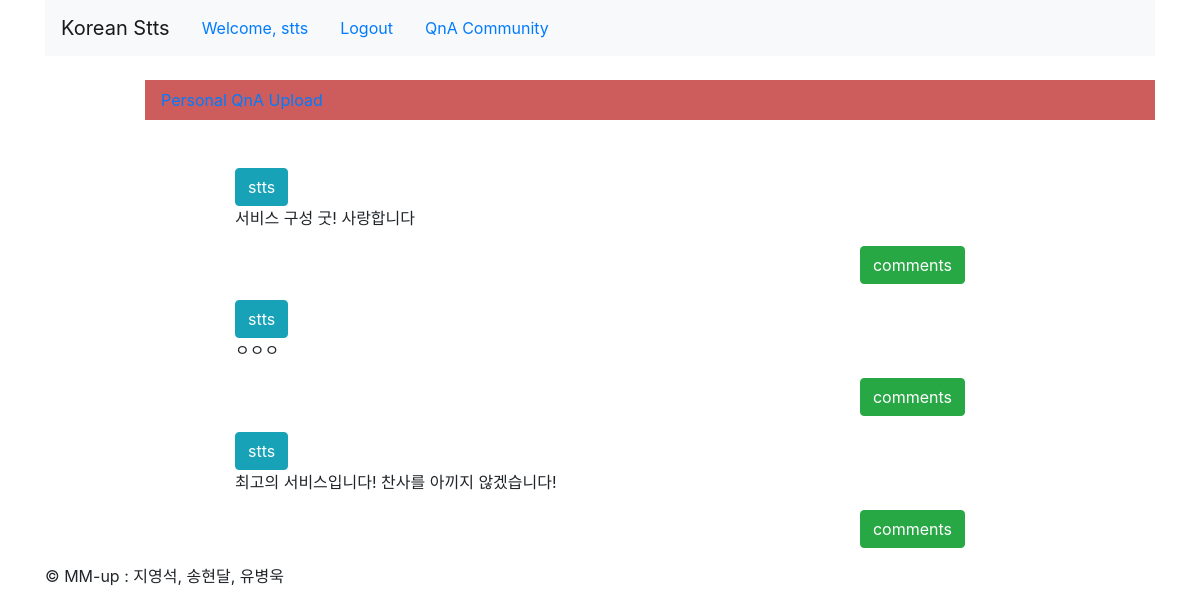
Before: /QnA/myqna/ (signed in) with the older database file.
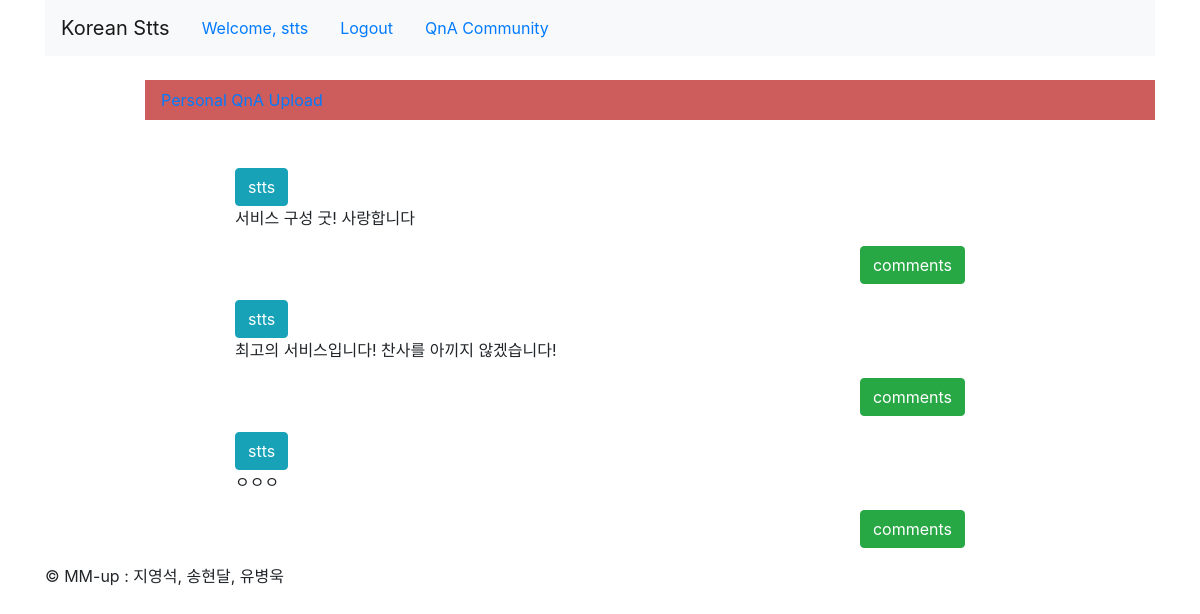
After: the same page with the newer database file.
### QnA/models.py (models this page shows, shortened)
class QuestionAndAnswer(models.Model):
    author = models.ForeignKey(User, on_delete=models.CASCADE, related_name="user_author")
    title = models.CharField(max_length=100)
    text = models.TextField()
    hit = models.PositiveIntegerField(default=0)
    created = models.DateTimeField(auto_now_add=True)
    updated = models.DateTimeField(auto_now=True)
    class Meta:
        ordering = ['-updated']

### QnA/views.py (the view)
# urls.py: path('myqna/', MyQnA, name="QnA_myqna"),
def MyQnA(request):
    curr_user = request.user
    curr_user_name = curr_user.id
    MyQnAs = QuestionAndAnswer.objects.filter(author=curr_user_name).order_by("-hit")
    return render(request, "QnA/myqna.html", {"MyQnAs" : MyQnAs})

### QnA/templates/QnA/myqna.html (shortened to what this page needs)
{% extends 'base.html' %}
{% block content %}
    <br />
    <a href="{% url 'QnA:QnA_upload' %}" class="nav-link" class="btn btn-xs btn-success" style="background-color: indianred;margin-left: 100px;">Personal QnA Upload</a>
    <br />
    <br />
    {% for post in MyQnAs %}
        <div class="row">
            <div class="col-md-2"></div>
            <div class="col-md-8 panel panel-default">
                <button type="button" class="btn btn-xs btn-info">
                    {{post.author.username}}</button>
                <p>{{post.text|linebreaksbr}}</p>
                <p class="text-right">
                    <a href="{% url 'QnA:MyQnA_detail' pk=post.id %}" class="btn btn-xs btn-success">comments</a>
                </p>
            </div>
            <div class="col-md-2"></div>
        </div>
    {% endfor %}
{% endblock %}

Changed rows visible on the page:
changed QuestionAndAnswer "최고의 서비스입니다! 찬사를 아끼지 않겠습니다!": moves up the list
